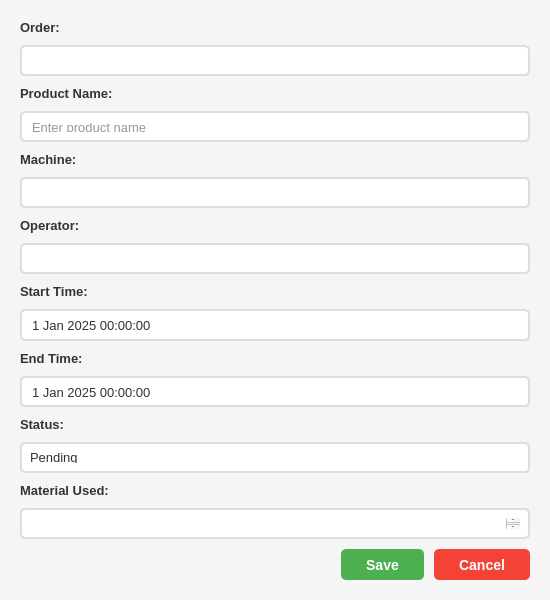
<?xml version="1.0" encoding="UTF-8"?>
<ui version="4.0">
 <class>JobCardDialog</class>
 <widget class="QDialog" name="JobCardDialog">
  <property name="geometry">
   <rect>
    <x>0</x>
    <y>0</y>
    <width>550</width>
    <height>600</height>
   </rect>
  </property>
  <property name="minimumSize">
   <size>
    <width>550</width>
    <height>600</height>
   </size>
  </property>
  <property name="maximumSize">
   <size>
    <width>550</width>
    <height>600</height>
   </size>
  </property>
  <property name="windowTitle">
   <string>Job Card Details</string>
  </property>
  <property name="styleSheet">
   <string notr="true">QDialog {
    background-color: #f5f5f5;
}

QLabel {
    font-size: 13px;
    color: #333;
    font-weight: bold;
}

QLineEdit, QTextEdit, QSpinBox, QDoubleSpinBox {
    padding: 8px;
    border: 2px solid #ddd;
    border-radius: 5px;
    font-size: 13px;
    background-color: white;
    color: #333;
}

QLineEdit:focus, QTextEdit:focus, QSpinBox:focus, QDoubleSpinBox:focus {
    border: 2px solid #2196F3;
}

QComboBox {
    padding: 8px;
    border: 2px solid #ddd;
    border-radius: 5px;
    font-size: 13px;
    background-color: white;
    color: #333;
}

QComboBox:focus {
    border: 2px solid #2196F3;
}

QComboBox::drop-down {
    border: none;
    width: 30px;
}

QComboBox::down-arrow {
    image: none;
    border-left: 5px solid transparent;
    border-right: 5px solid transparent;
    border-top: 5px solid #333;
    margin-right: 10px;
}

QComboBox QAbstractItemView {
    background-color: white;
    color: #333;
    selection-background-color: #2196F3;
    selection-color: white;
    border: 1px solid #ddd;
}

QDateEdit, QDateTimeEdit {
    padding: 8px;
    border: 2px solid #ddd;
    border-radius: 5px;
    font-size: 13px;
    background-color: white;
    color: #333;
}

QDateEdit:focus, QDateTimeEdit:focus {
    border: 2px solid #2196F3;
}

QDateEdit::drop-down, QDateTimeEdit::drop-down {
    border: none;
    width: 30px;
}

QDateEdit::down-arrow, QDateTimeEdit::down-arrow {
    image: none;
    border-left: 5px solid transparent;
    border-right: 5px solid transparent;
    border-top: 5px solid #333;
    margin-right: 10px;
}

QDateEdit QAbstractItemView, QDateTimeEdit QAbstractItemView {
    background-color: white;
    color: #333;
    selection-background-color: #2196F3;
    selection-color: white;
}

QCheckBox {
    font-size: 13px;
    color: #333;
    spacing: 8px;
}

QCheckBox::indicator {
    width: 20px;
    height: 20px;
    border: 2px solid #ddd;
    border-radius: 3px;
    background-color: white;
}

QCheckBox::indicator:checked {
    background-color: #2196F3;
    border-color: #2196F3;
    image: none;
}

QCheckBox::indicator:checked:after {
    content: "✓";
    color: white;
    font-size: 16px;
    font-weight: bold;
}

QPushButton#btnSave {
    background-color: #4CAF50;
    color: white;
    padding: 10px 25px;
    border: none;
    border-radius: 5px;
    font-size: 14px;
    font-weight: bold;
}

QPushButton#btnSave:hover {
    background-color: #45a049;
}

QPushButton#btnCancel {
    background-color: #f44336;
    color: white;
    padding: 10px 25px;
    border: none;
    border-radius: 5px;
    font-size: 14px;
    font-weight: bold;
}

QPushButton#btnCancel:hover {
    background-color: #da190b;
}</string>
  </property>
  <layout class="QVBoxLayout" name="verticalLayout">
   <property name="spacing">
    <number>10</number>
   </property>
   <property name="leftMargin">
    <number>20</number>
   </property>
   <property name="topMargin">
    <number>20</number>
   </property>
   <property name="rightMargin">
    <number>20</number>
   </property>
   <property name="bottomMargin">
    <number>20</number>
   </property>
   <item>
    <widget class="QLabel" name="label">
     <property name="text">
      <string>Order:</string>
     </property>
    </widget>
   </item>
   <item>
    <widget class="QComboBox" name="cmbOrder"/>
   </item>
   <item>
    <widget class="QLabel" name="label_2">
     <property name="text">
      <string>Product Name:</string>
     </property>
    </widget>
   </item>
   <item>
    <widget class="QLineEdit" name="txtProductName">
     <property name="placeholderText">
      <string>Enter product name</string>
     </property>
    </widget>
   </item>
   <item>
    <widget class="QLabel" name="label_3">
     <property name="text">
      <string>Machine:</string>
     </property>
    </widget>
   </item>
   <item>
    <widget class="QComboBox" name="cmbMachine"/>
   </item>
   <item>
    <widget class="QLabel" name="label_4">
     <property name="text">
      <string>Operator:</string>
     </property>
    </widget>
   </item>
   <item>
    <widget class="QComboBox" name="cmbOperator"/>
   </item>
   <item>
    <widget class="QLabel" name="label_5">
     <property name="text">
      <string>Start Time:</string>
     </property>
    </widget>
   </item>
   <item>
    <widget class="QDateTimeEdit" name="dateTimeStart">
     <property name="calendarPopup">
      <bool>true</bool>
     </property>
     <property name="dateTime">
      <datetime>
       <hour>0</hour>
       <minute>0</minute>
       <second>0</second>
       <year>2025</year>
       <month>1</month>
       <day>1</day>
      </datetime>
     </property>
    </widget>
   </item>
   <item>
    <widget class="QLabel" name="label_6">
     <property name="text">
      <string>End Time:</string>
     </property>
    </widget>
   </item>
   <item>
    <widget class="QDateTimeEdit" name="dateTimeEnd">
     <property name="calendarPopup">
      <bool>true</bool>
     </property>
     <property name="dateTime">
      <datetime>
       <hour>0</hour>
       <minute>0</minute>
       <second>0</second>
       <year>2025</year>
       <month>1</month>
       <day>1</day>
      </datetime>
     </property>
    </widget>
   </item>
   <item>
    <widget class="QLabel" name="label_7">
     <property name="text">
      <string>Status:</string>
     </property>
    </widget>
   </item>
   <item>
    <widget class="QComboBox" name="cmbStatus">
     <item>
      <property name="text">
       <string>Pending</string>
      </property>
     </item>
     <item>
      <property name="text">
       <string>In Progress</string>
      </property>
     </item>
     <item>
      <property name="text">
       <string>Completed</string>
      </property>
     </item>
    </widget>
   </item>
   <item>
    <widget class="QLabel" name="label_8">
     <property name="text">
      <string>Material Used:</string>
     </property>
    </widget>
   </item>
   <item>
    <widget class="QTextEdit" name="txtMaterialUsed">
     <property name="maximumSize">
      <size>
       <width>16777215</width>
       <height>100</height>
      </size>
     </property>
     <property name="placeholderText">
      <string>Enter materials used</string>
     </property>
    </widget>
   </item>
   <item>
    <spacer name="verticalSpacer">
     <property name="orientation">
      <enum>Qt::Vertical</enum>
     </property>
     <property name="sizeHint" stdset="0">
      <size>
       <width>20</width>
       <height>40</height>
      </size>
     </property>
    </spacer>
   </item>
   <item>
    <layout class="QHBoxLayout" name="horizontalLayout">
     <item>
      <spacer name="horizontalSpacer">
       <property name="orientation">
        <enum>Qt::Horizontal</enum>
       </property>
       <property name="sizeHint" stdset="0">
        <size>
         <width>40</width>
         <height>20</height>
        </size>
       </property>
      </spacer>
     </item>
     <item>
      <widget class="QPushButton" name="btnSave">
       <property name="text">
        <string>Save</string>
       </property>
      </widget>
     </item>
     <item>
      <widget class="QPushButton" name="btnCancel">
       <property name="text">
        <string>Cancel</string>
       </property>
      </widget>
     </item>
    </layout>
   </item>
  </layout>
 </widget>
 <resources/>
 <connections/>
</ui>
